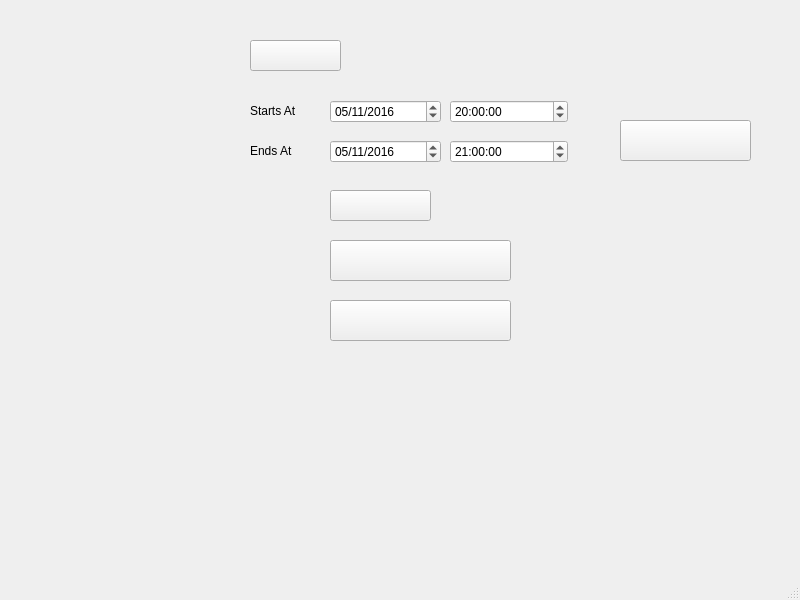
<?xml version="1.0" encoding="UTF-8"?>
<ui version="4.0">
 <class>Manage_Election</class>
 <widget class="QMainWindow" name="Manage_Election">
  <property name="geometry">
   <rect>
    <x>0</x>
    <y>0</y>
    <width>800</width>
    <height>600</height>
   </rect>
  </property>
  <property name="windowTitle">
   <string>MainWindow</string>
  </property>
  <widget class="QWidget" name="centralwidget">
   <widget class="QLabel" name="label">
    <property name="geometry">
     <rect>
      <x>250</x>
      <y>100</y>
      <width>81</width>
      <height>21</height>
     </rect>
    </property>
    <property name="text">
     <string>Starts At</string>
    </property>
   </widget>
   <widget class="QDateEdit" name="start_date">
    <property name="geometry">
     <rect>
      <x>330</x>
      <y>100</y>
      <width>111</width>
      <height>23</height>
     </rect>
    </property>
    <property name="displayFormat">
     <string>dd/MM/yyyy</string>
    </property>
    <property name="date">
     <date>
      <year>2016</year>
      <month>11</month>
      <day>5</day>
     </date>
    </property>
   </widget>
   <widget class="QLabel" name="label_2">
    <property name="geometry">
     <rect>
      <x>250</x>
      <y>140</y>
      <width>81</width>
      <height>21</height>
     </rect>
    </property>
    <property name="text">
     <string>Ends At</string>
    </property>
   </widget>
   <widget class="QTimeEdit" name="start_time">
    <property name="geometry">
     <rect>
      <x>450</x>
      <y>100</y>
      <width>118</width>
      <height>23</height>
     </rect>
    </property>
    <property name="correctionMode">
     <enum>QAbstractSpinBox::CorrectToNearestValue</enum>
    </property>
    <property name="time">
     <time>
      <hour>20</hour>
      <minute>0</minute>
      <second>0</second>
     </time>
    </property>
   </widget>
   <widget class="QTimeEdit" name="end_time">
    <property name="geometry">
     <rect>
      <x>450</x>
      <y>140</y>
      <width>118</width>
      <height>23</height>
     </rect>
    </property>
    <property name="time">
     <time>
      <hour>21</hour>
      <minute>0</minute>
      <second>0</second>
     </time>
    </property>
   </widget>
   <widget class="QDateEdit" name="end_date">
    <property name="geometry">
     <rect>
      <x>330</x>
      <y>140</y>
      <width>111</width>
      <height>23</height>
     </rect>
    </property>
    <property name="displayFormat">
     <string>dd/MM/yyyy</string>
    </property>
    <property name="date">
     <date>
      <year>2016</year>
      <month>11</month>
      <day>5</day>
     </date>
    </property>
   </widget>
   <widget class="QPushButton" name="abort">
    <property name="geometry">
     <rect>
      <x>330</x>
      <y>190</y>
      <width>101</width>
      <height>31</height>
     </rect>
    </property>
    <property name="text">
     <string/>
    </property>
    <property name="icon">
     <iconset resource="src/files.qrc">
      <normaloff>:/abort-png-hi.png</normaloff>:/abort-png-hi.png</iconset>
    </property>
    <property name="iconSize">
     <size>
      <width>200</width>
      <height>60</height>
     </size>
    </property>
   </widget>
   <widget class="QPushButton" name="result">
    <property name="geometry">
     <rect>
      <x>330</x>
      <y>300</y>
      <width>181</width>
      <height>41</height>
     </rect>
    </property>
    <property name="text">
     <string/>
    </property>
    <property name="icon">
     <iconset resource="src/files.qrc">
      <normaloff>:/button_generate-result.png</normaloff>:/button_generate-result.png</iconset>
    </property>
    <property name="iconSize">
     <size>
      <width>200</width>
      <height>100</height>
     </size>
    </property>
   </widget>
   <widget class="QPushButton" name="back">
    <property name="geometry">
     <rect>
      <x>250</x>
      <y>40</y>
      <width>91</width>
      <height>31</height>
     </rect>
    </property>
    <property name="text">
     <string/>
    </property>
    <property name="icon">
     <iconset resource="src/files.qrc">
      <normaloff>:/back-button.png</normaloff>:/back-button.png</iconset>
    </property>
    <property name="iconSize">
     <size>
      <width>100</width>
      <height>100</height>
     </size>
    </property>
   </widget>
   <widget class="QPushButton" name="stats">
    <property name="geometry">
     <rect>
      <x>330</x>
      <y>240</y>
      <width>181</width>
      <height>41</height>
     </rect>
    </property>
    <property name="text">
     <string/>
    </property>
    <property name="icon">
     <iconset resource="src/files.qrc">
      <normaloff>:/button_view-election-stats.png</normaloff>:/button_view-election-stats.png</iconset>
    </property>
    <property name="iconSize">
     <size>
      <width>200</width>
      <height>175</height>
     </size>
    </property>
   </widget>
   <widget class="QPushButton" name="save">
    <property name="geometry">
     <rect>
      <x>620</x>
      <y>120</y>
      <width>131</width>
      <height>41</height>
     </rect>
    </property>
    <property name="text">
     <string/>
    </property>
    <property name="icon">
     <iconset resource="src/files.qrc">
      <normaloff>:/button_save-changes.png</normaloff>:/button_save-changes.png</iconset>
    </property>
    <property name="iconSize">
     <size>
      <width>160</width>
      <height>150</height>
     </size>
    </property>
   </widget>
  </widget>
  <widget class="QMenuBar" name="menubar">
   <property name="geometry">
    <rect>
     <x>0</x>
     <y>0</y>
     <width>800</width>
     <height>19</height>
    </rect>
   </property>
  </widget>
  <widget class="QStatusBar" name="statusbar"/>
 </widget>
 <resources>
  <include location="src/files.qrc"/>
 </resources>
 <connections/>
</ui>
